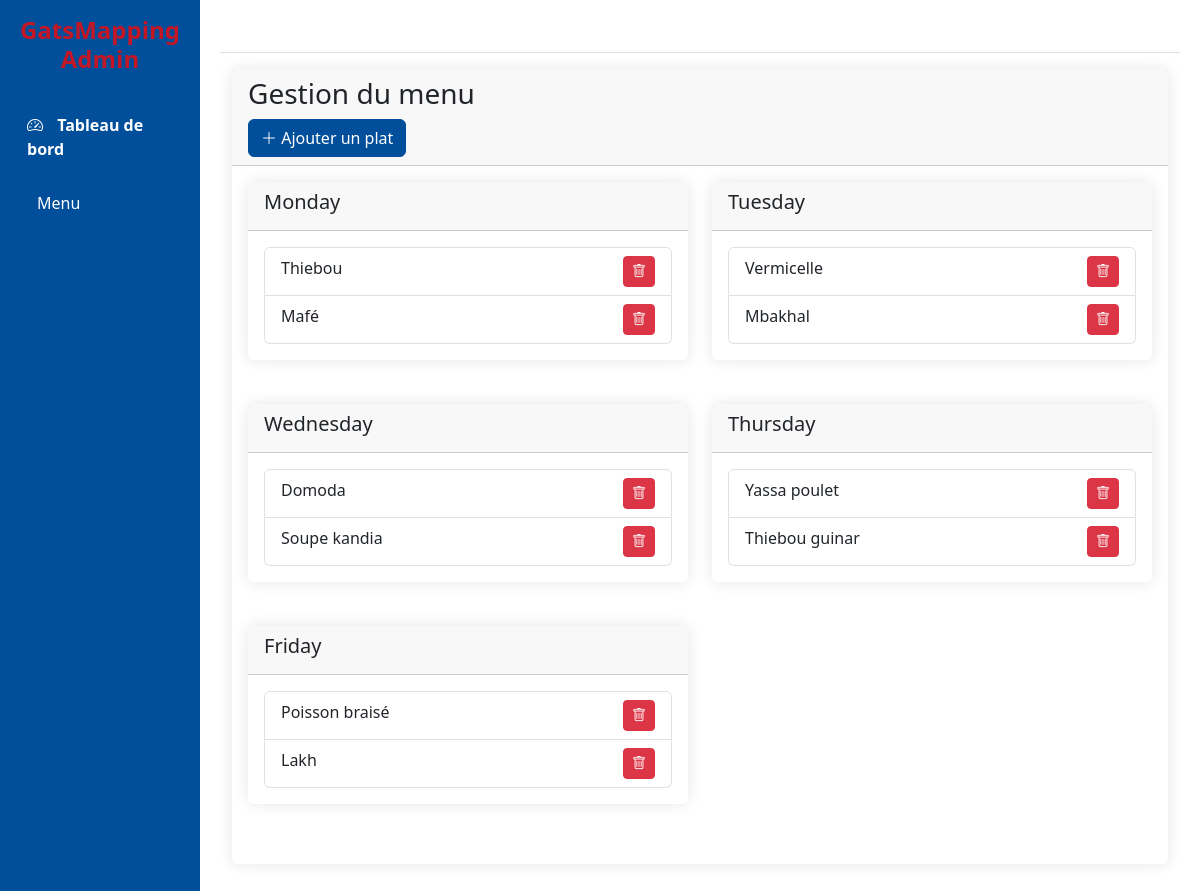
/admin/menu, run on the app's committed database.
### models.py (models this page shows)
class Menu(Base):
    __tablename__ = 'menu'
    id = Column(Integer, primary_key=True)
    jour = Column(String, nullable=False)  # monday, tuesday, etc.
    plat = Column(String, nullable=False)
    __table_args__ = (
        {'sqlite_autoincrement': True},
    )

### app.py (the view)
@app.route('/admin/menu')
def admin_menu():
    session = Session()
    menu = session.query(Menu).all()
    menu_par_jour = {}
    for item in menu:
        if item.jour not in menu_par_jour:
            menu_par_jour[item.jour] = []
        menu_par_jour[item.jour].append(item.plat)
    return render_template('admin_menu.html', menu_par_jour=menu_par_jour)

### templates/admin_menu.html (shortened to what this page needs)
{% extends "admin.html" %}
{% block content %}
<div class="container-fluid">
    <div class="row">
        <div class="col-md-12">
            <div class="card">
                <div class="card-header">
                    <h3 class="card-title">Gestion du menu</h3>
                    <div class="card-tools">
                        <button type="button" class="btn btn-primary" data-bs-toggle="modal" data-bs-target="#addMenuModal">
                            <i class="bi bi-plus-lg"></i> Ajouter un plat
                        </button>
                    </div>
                </div>
                <div class="card-body">
                    <div class="row">
                        {% for jour, plats in menu_par_jour.items() %}
                        <div class="col-md-6 mb-4">
                            <div class="card">
                                <div class="card-header">
                                    <h5 class="card-title">{{ jour.capitalize() }}</h5>
                                </div>
                                <div class="card-body">
                                    <ul class="list-group">
                                        {% for plat in plats %}
                                        <li class="list-group-item">
                                            {{ plat }}
                                            <button class="btn btn-danger btn-sm float-end" onclick="supprimerPlat('{{ jour }}', '{{ plat }}')">
                                                <i class="bi bi-trash"></i>
                                            </button>
                                        </li>
                                        {% endfor %}
                                    </ul>
                                </div>
                            </div>
                        </div>
                        {% endfor %}
                    </div>
                </div>
            </div>
        </div>
    </div>
</div>
{% endblock %}

### templates/admin.html (shortened to what this page needs)
<!DOCTYPE html>
<html lang="fr">
<head>
    <link href="https://cdn.jsdelivr.net/npm/bootstrap@5.3.0/dist/css/bootstrap.min.css" rel="stylesheet">
    <link rel="stylesheet" href="https://cdn.jsdelivr.net/npm/bootstrap-icons@1.7.2/font/bootstrap-icons.css">
</head>
<body>
    <div class="container-fluid">
        <div class="row">
            <nav class="col-md-3 col-lg-2 d-md-block sidebar">
                <div class="position-sticky pt-3">
                    <h4 class="text-center mb-4">GatsMapping Admin</h4>
                    <ul class="nav flex-column">
                        <li class="nav-item">
                            <a class="nav-link active" href="/admin">
                                <i class="bi bi-speedometer2"></i> Tableau de bord
                            </a>
                        </li>
                        <li class="nav-item">
                            <a class="nav-link" href="/admin/menu">
                                 Menu
                            </a>
                        </li>
                    </ul>
                </div>
            </nav>
            <main class="col-md-9 ms-sm-auto col-lg-10 main-content">
                <div class="d-flex justify-content-between flex-wrap flex-md-nowrap align-items-center pt-3 pb-2 mb-3 border-bottom">
                </div>
                {% block content %}{% endblock %}
            </main>
        </div>
    </div>
</body>
</html>

### templates/admin.html (style rules this page uses)
.sidebar { min-height: 100vh; background: #014e9b; color: white; }
.sidebar h4 { color: #c41726; font-weight: bold; }
.nav-link { color: white; padding: 10px 15px; margin: 5px 0; border-radius: 5px; transition: all 0.3s ease; }
.nav-link.active { background-color: #014e9b; color: white; font-weight: bold; }
.nav-link i { margin-right: 10px; color: white; }
.main-content { padding: 20px; margin-left: 250px; }
.card { border: none; box-shadow: 0 0 15px rgba(0,0,0,0.1); margin-bottom: 20px; }
.btn-primary { background-color: #014e9b; border-color: #014e9b; }

### data on the page
Menu: capitalize "Monday", plat "Thiebou"
Menu: plat "Mafé"
Menu: capitalize "Tuesday", plat "Vermicelle"
Menu: plat "Mbakhal"
Menu: capitalize "Wednesday", plat "Domoda"
Menu: plat "Soupe kandia"
Menu: capitalize "Thursday", plat "Yassa poulet"
Menu: plat "Thiebou guinar"
Menu: capitalize "Friday", plat "Poisson braisé"
Menu: plat "Lakh"
